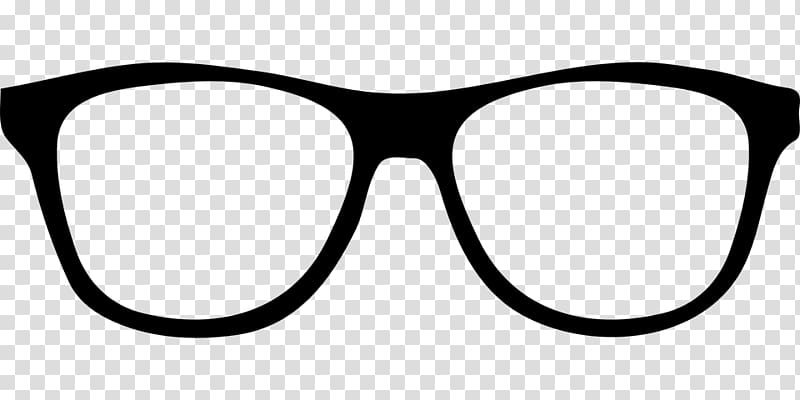
#> input picture img/glasses5.png, 800 x 400 px
$ python -i model.py   (imports and definitions only)
#> lines starting #> are read from the running program, lines starting #| are printed output that depends on the picture; after the words box and inside, x2 and y2 are one past the last pixel; in counts of white or black regions, pixels touching at a corner belong together
import cv2
import numpy as np
import mediapipe as mp
import os


def load_glasses(path):
    """Tải ảnh kính và xử lý alpha channel, tự động chuyển ảnh lỗi về đúng định dạng"""
#> called with path = 'img/glasses5.png'
    img = cv2.imread(path, cv2.IMREAD_UNCHANGED)
#> img is the input picture: shape (400, 800); min 0, max 255, mean 203
    if img is None:
        raise ValueError(f"Không tải được ảnh kính từ {path}")
    # Nếu ảnh chỉ có 1 kênh (grayscale), chuyển sang BGR
    if len(img.shape) == 2:
        img = cv2.cvtColor(img, cv2.COLOR_GRAY2BGR)
    # Nếu ảnh chỉ có 3 kênh, thêm alpha channel
    if img.shape[2] == 3:
        gray = cv2.cvtColor(img, cv2.COLOR_BGR2GRAY)
        _, alpha = cv2.threshold(gray, 240, 255, cv2.THRESH_BINARY_INV)
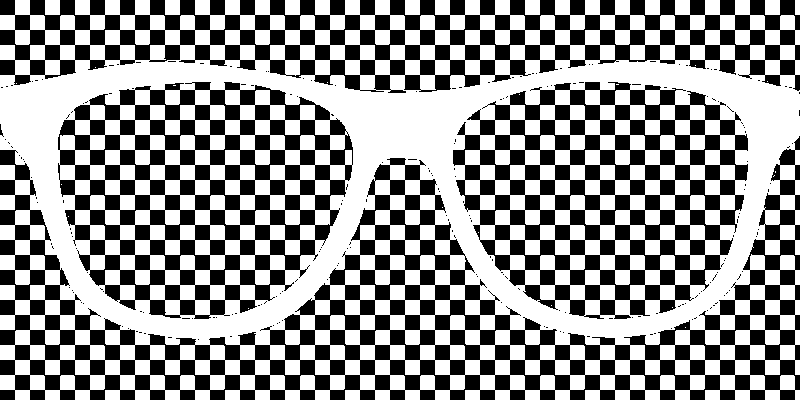
#> alpha: shape (400, 800); 57.4% white; 217 black regions (212 under 20 px), largest, box (x1, y1, x2, y2) and area: (0, 136, 800, 400) 48377, (0, 0, 800, 93) 30232, (58, 82, 353, 319) 28635, (453, 82, 748, 319) 28465, (0, 124, 4, 137) 20
        alpha = cv2.GaussianBlur(alpha, (7,7), 0)
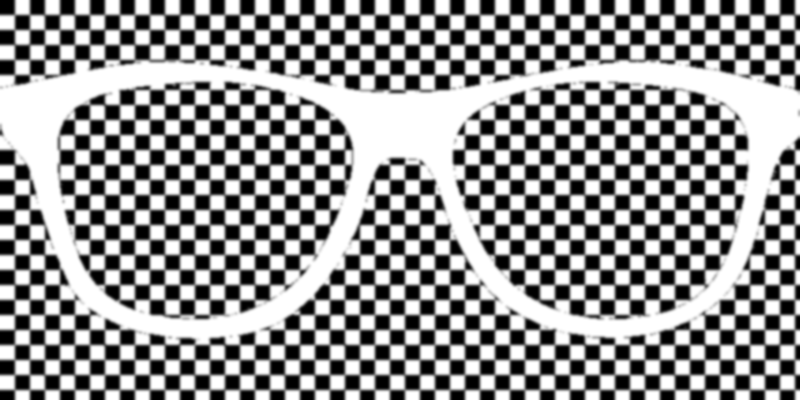
#> alpha: shape (400, 800); min 0, max 255, mean 146.5
        img = cv2.merge([img[:, :, 0], img[:, :, 1], img[:, :, 2], alpha])
#> img: shape (400, 800, 4)
    # Nếu ảnh đã có 4 kênh thì giữ nguyên
    return img

mp_face_mesh = mp.solutions.face_mesh
# [7 lines that did not run here, left out]
glasses = load_glasses('img/glasses5.png')
# Sử dụng các landmark chính xác cho mắt
LEFT_EYE_INDICES = [362, 385, 387, 263, 373, 380]
RIGHT_EYE_INDICES = [33, 160, 158, 133, 153, 144]

# [Bước 3.14.2 Tính toán landmark]
# Tính tọa độ trung tâm mắt từ các landmark
# [88 lines left out: functions get_eye_center, process_frame, overlay_img, not called in this run]

>>> result = load_glasses('img/glasses5.png')

$ run again, on img/glasses3.png
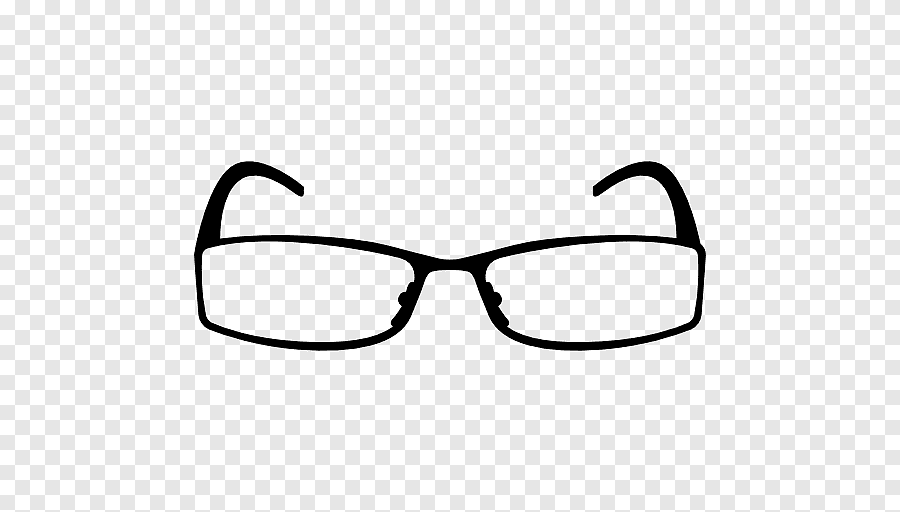
#> input picture img/glasses3.png, 900 x 512 px
#> in load_glasses, img is the input picture: shape (512, 900, 3); min 0, max 255, mean 234.7
#> in load_glasses (call 2), `_, alpha = cv2.threshold(gray, 240, 255, cv2.THRESH_BINARY_INV)`:
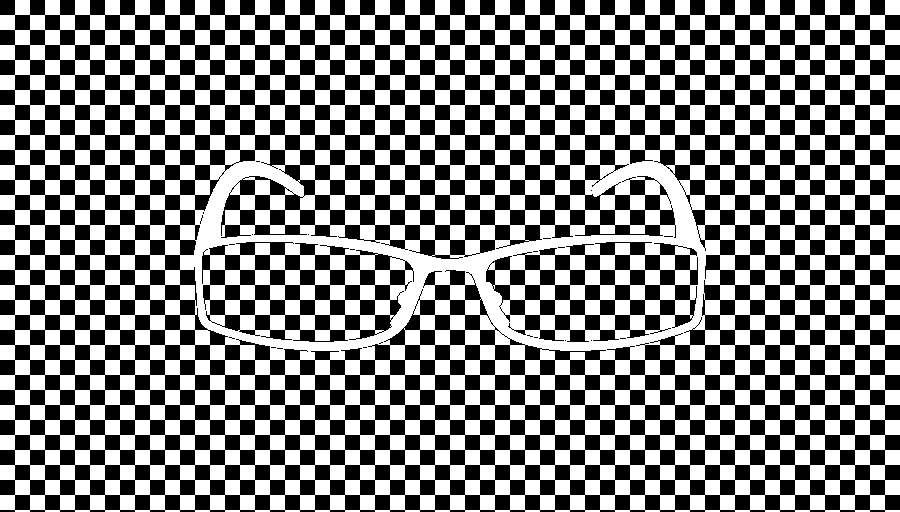
#> alpha: shape (512, 900); 51.4% white; 25 black regions (22 under 20 px), largest, box (x1, y1, x2, y2) and area: (0, 0, 900, 512) 205465, (202, 242, 414, 342) 9133, (486, 242, 698, 342) 9040
#> in load_glasses (call 2), `alpha = cv2.GaussianBlur(alpha, (7,7), 0)`:
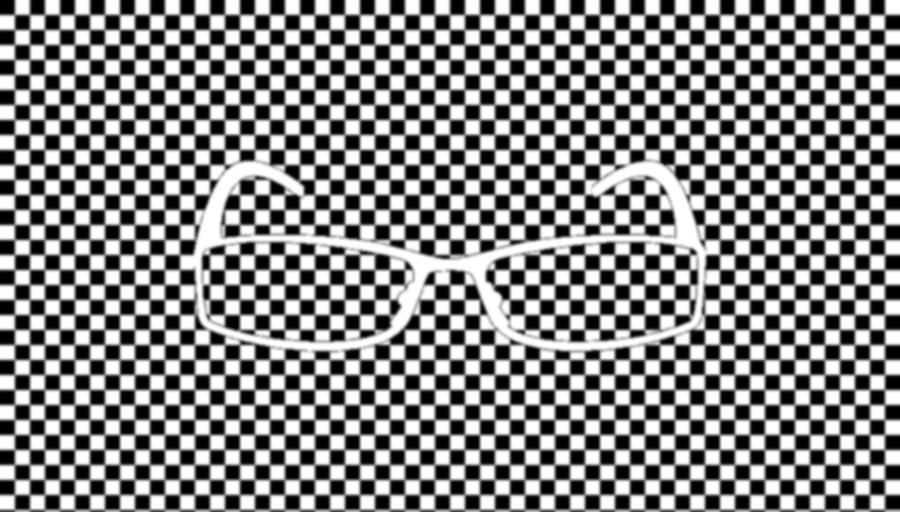
#> alpha: shape (512, 900); min 0, max 255, mean 131.2
#> img: shape (512, 900, 4)
